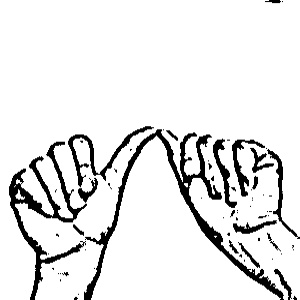
#> input picture image/0.jpg, 300 x 300 px, given in place of the camera
$ python alphabet_dataset_collection.py
#> lines starting #> are read from the running program, lines starting #| are printed output that depends on the picture; after the words box and inside, x2 and y2 are one past the last pixel; in counts of white or black regions, pixels touching at a corner belong together
import cv2
import os
from string import ascii_uppercase

if not os.path.exists("dataset-alpha"):
    os.makedirs("dataset-alpha")
if not os.path.exists("dataset-alpha/train"):
    os.makedirs("dataset-alpha/train")
if not os.path.exists("dataset-alpha/test"):
    os.makedirs("dataset-alpha/test")

#making directory for alphabets

for i in ascii_uppercase:
    if not os.path.exists("dataset-alpha/train/"+i):
        os.makedirs("dataset-alpha/train/"+i)
    if not os.path.exists("dataset-alpha/test/"+i):
        os.makedirs("dataset-alpha/test/"+i)


mode = 'test/'
folder = 'dataset-alpha/'+mode
cam = cv2.VideoCapture(0)
while True:
    x,y=10,50
    _, frame = cam.read()
#> frame is the input picture: shape (300, 300, 3); min 0, max 255, mean 230.3
    frame = cv2.flip(frame,1)
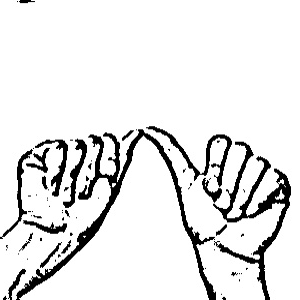
#> frame: shape (300, 300, 3); min 0, max 255, mean 230.3
    no_of_img = { }
    for i in ascii_uppercase:
        no_of_img[i] = len(os.listdir(folder + i))

    for i in ascii_uppercase:
        cv2.putText(frame, i+": " + str(no_of_img[i]), (x, y), cv2.FONT_HERSHEY_PLAIN, 1, (0, 255, 0), 1)
        y = y+20
        if i == 'V':
            x = x+60
            y=50
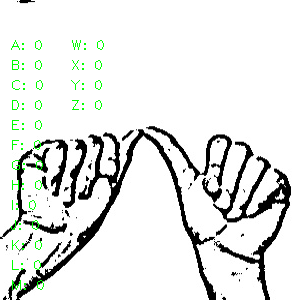
#> frame: shape (300, 300, 3); 0.99% of pixels changed, all inside (x1, y1, x2, y2) = (11, 40, 104, 290)
#> after the loop, x = 70

    # [5 lines of commented-out code are left out]

    cv2.rectangle(frame, (319, 9), (620 + 1, 309), (0, 255, 0), 1)
    roi = frame[10:300, 320:620]
#> roi = empty array

    cv2.imshow("Frame", frame)

#> (the run stopped early here; a loop or call above may not have finished)
